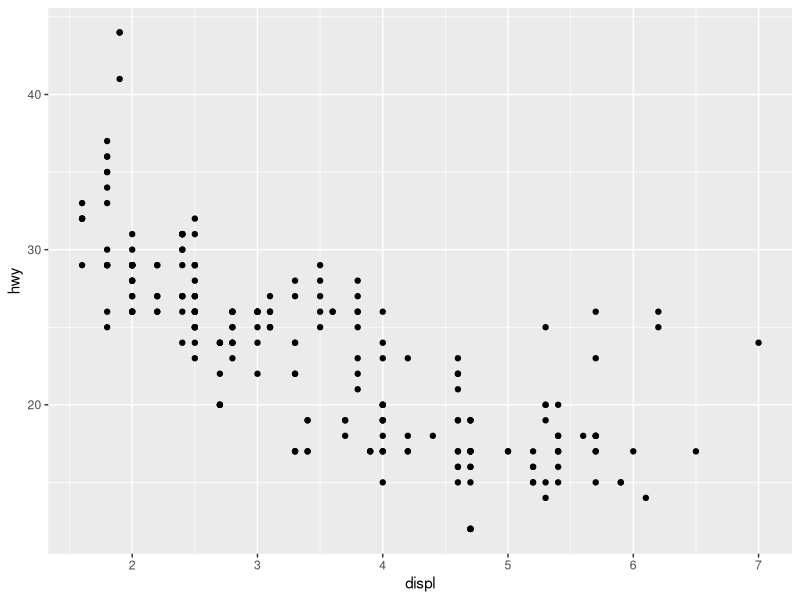
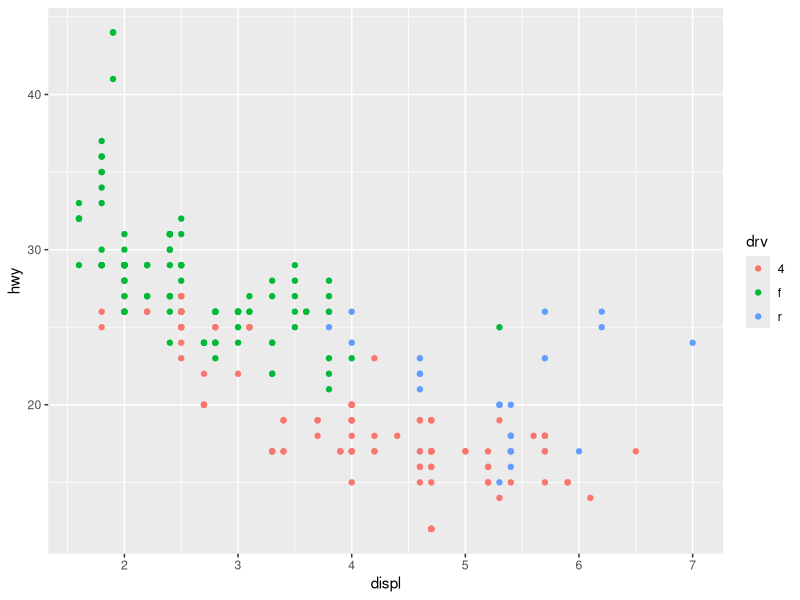
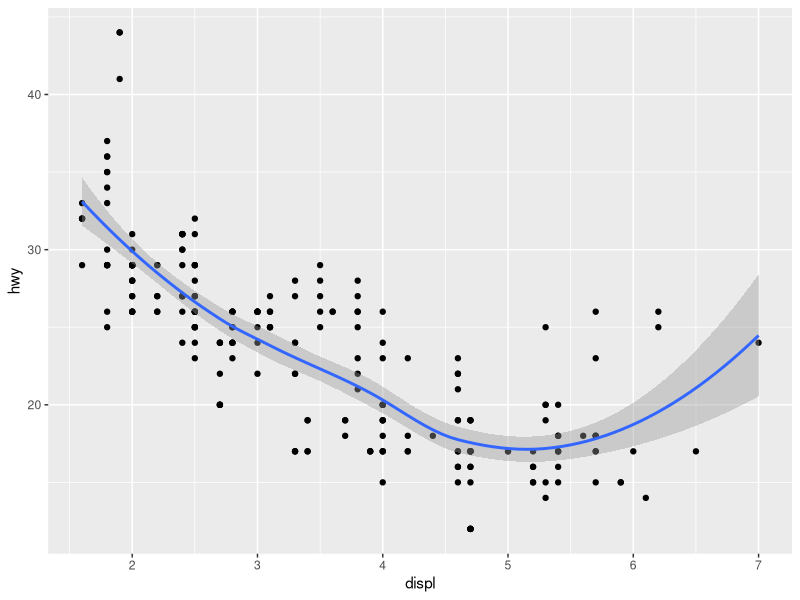
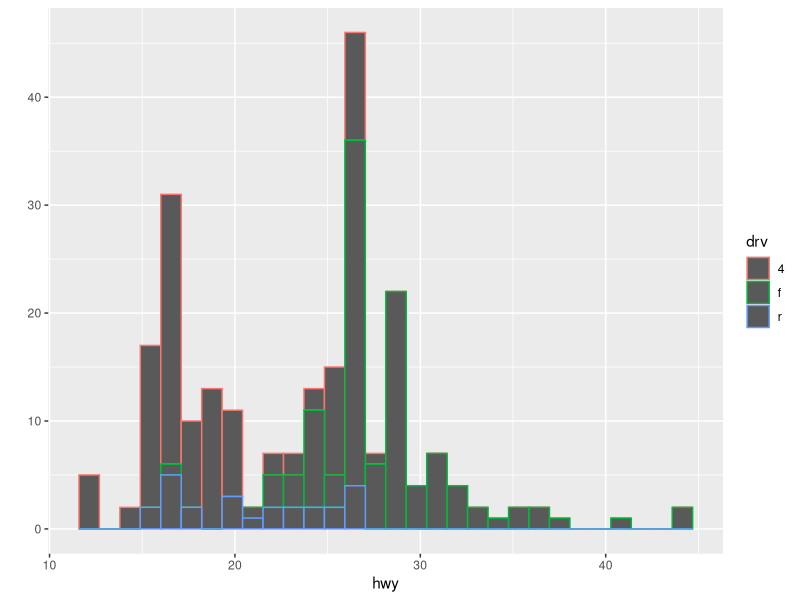
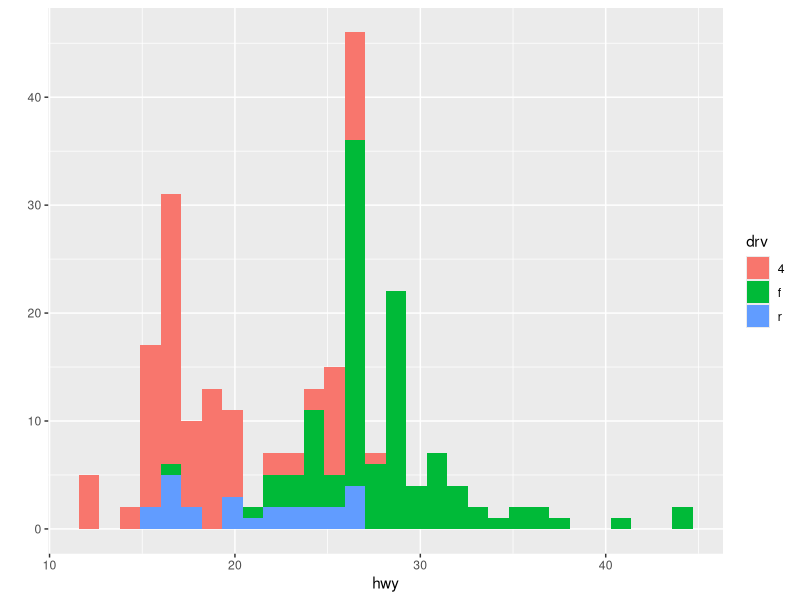
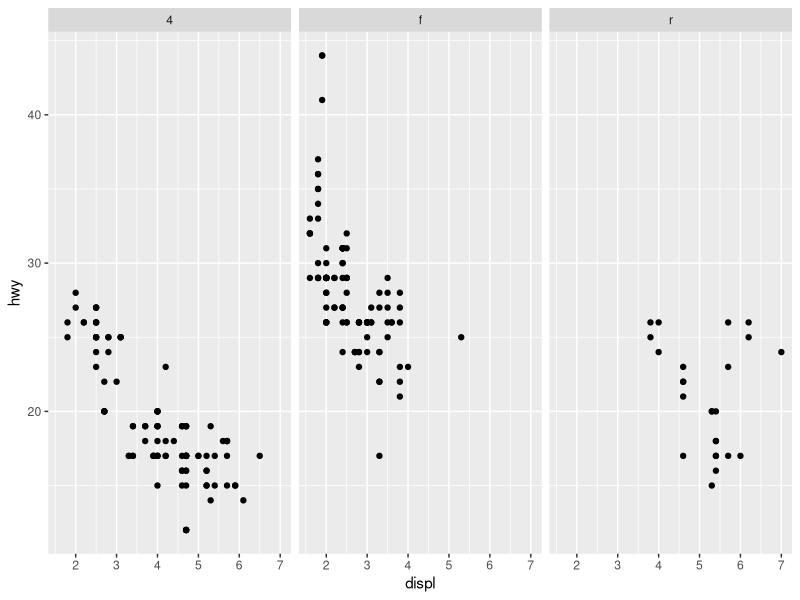
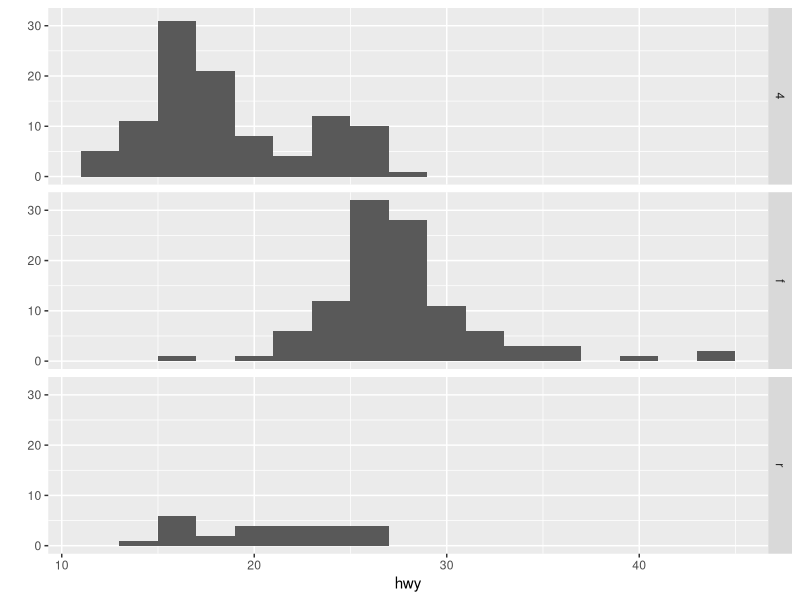

Source code (R) for these figures, in order: (Note: this script raises an error after producing the figures.)
##ggplot2
#An implementation of Grammar of Graphics

#1
library(ggplot2)
qplot(displ,hwy,data=mpg) #displ is x co ordinate and hwy is the y coordinate

qplot(displ,hwy,data=mpg,color=drv) #coloring based on the based on type of vehicle like front wheel drive etc
#adding a geom
qplot(displ,hwy,data=mpg,geom=c("point","smooth"))
#histograms using ggplot2
qplot(hwy,data=mpg,color=drv)
#filling the plots
qplot(hwy,data=mpg,fill=drv)

#Facets
#Facets are used to plot many plots at once indicated by a factor variable(like a subplot)
qplot(displ,hwy,data = mpg,facets = .~drv) #.~drv is used to produce the rows or colums of a plot
qplot(hwy,data=mpg, facets = drv~.,binwidth=2)#histogram 

#example 
qplot(logpm25,NocturnalSypmt,data=maacs,facets=.~bmicat,geom=c("point","smooth"),method="lm")

#Axis limit
testdat<-data.frame(x=1:100,y=rnorm(100))
testdat[50,2]<-100 
plot(testdat$x,testdat$y,type="1",ylim = c(-3,3))
g<-ggplot(testdat,aes(x=x,y=y))
g+geom_line()
#applying axis limits
g+geom_line() +ylim(-3,3)

g+geom_line()+coord_cartesian(ylim=c(-3,3))

